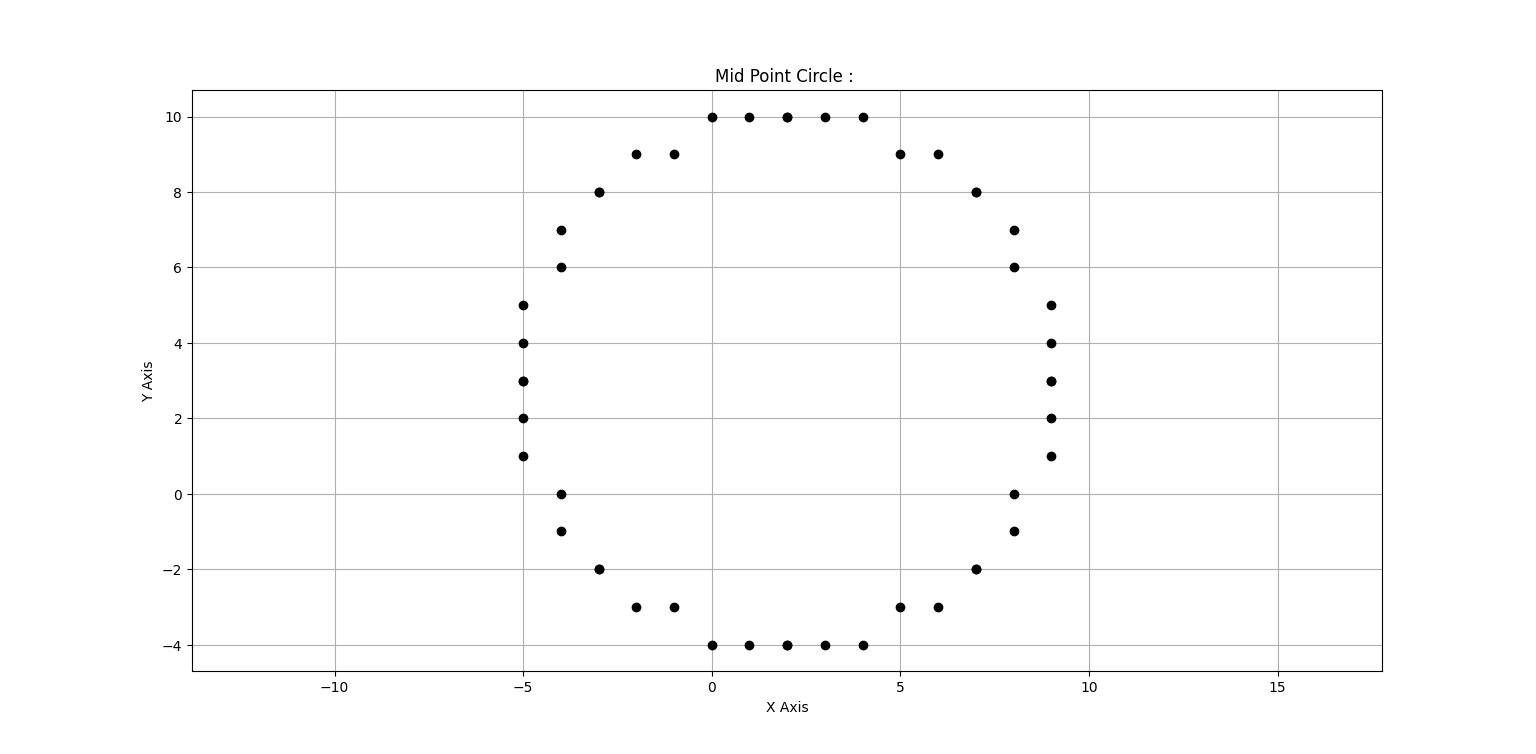

This figure's Python source:
import matplotlib.pyplot as plt

plt.title("Mid Point Circle : ")
plt.xlabel("X Axis")
plt.ylabel("Y Axis")

def midpoint(x0, y0, r):

  x = 0
  y = r

  p = 1 - r

  while x <= y:
    plt.plot(x0 + x, y0 + y, marker='o', color='black')
    plt.plot(x0 - x, y0 + y, marker='o', color='black')
    plt.plot(x0 + x, y0 - y, marker='o', color='black')
    plt.plot(x0 - x, y0 - y, marker='o', color='black')
    plt.plot(x0 + y, y0 + x, marker='o', color='black')
    plt.plot(x0 - y, y0 + x, marker='o', color='black')
    plt.plot(x0 + y, y0 - x, marker='o', color='black')
    plt.plot(x0 - y, y0 - x, marker='o', color='black')

    x += 1

    if p < 0:
      p += 2*x + 1
    else:
      y -= 1
      p += 2*(x - y) + 1

  plt.xlim([x0 - r - 1, x0 + r + 1])
  plt.ylim([y0 - r - 1, y0 + r + 1])
  plt.axis('equal')  # Equal aspect ratio ensures a circular shape
  plt.grid(True)
  plt.show()

if __name__=="__main__":
    x0 = int(input("Enter the center point of circle (x): "))
    y0 = int(input("Enter the center point of circle (y): "))
    r = int(input("Enter the radious of circle: "))

    midpoint(x0, y0, r)
